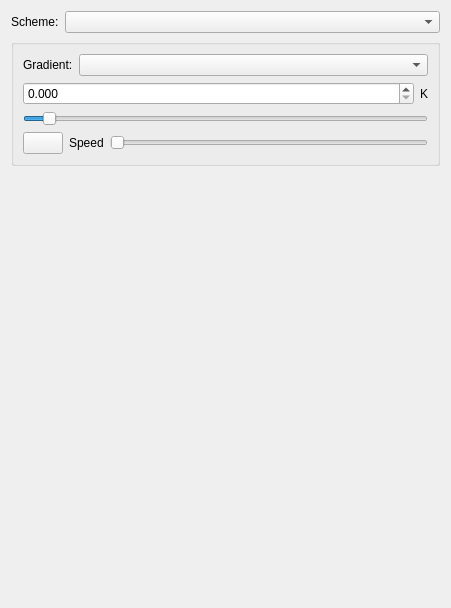
<?xml version="1.0" encoding="UTF-8"?>
<ui version="4.0">
 <class>gradientWidget</class>
 <widget class="QWidget" name="gradientWidget">
  <property name="geometry">
   <rect>
    <x>0</x>
    <y>0</y>
    <width>451</width>
    <height>608</height>
   </rect>
  </property>
  <layout class="QVBoxLayout" name="verticalLayout">
   <item>
    <layout class="QHBoxLayout" name="horizontalLayout_2">
     <property name="sizeConstraint">
      <enum>QLayout::SetDefaultConstraint</enum>
     </property>
     <item>
      <widget class="QLabel" name="label_2">
       <property name="text">
        <string>Scheme:</string>
       </property>
      </widget>
     </item>
     <item>
      <widget class="QComboBox" name="scheme_combo">
       <property name="sizePolicy">
        <sizepolicy hsizetype="Expanding" vsizetype="Fixed">
         <horstretch>0</horstretch>
         <verstretch>0</verstretch>
        </sizepolicy>
       </property>
      </widget>
     </item>
    </layout>
   </item>
   <item>
    <widget class="QGroupBox" name="groupBox">
     <property name="sizePolicy">
      <sizepolicy hsizetype="Preferred" vsizetype="Minimum">
       <horstretch>0</horstretch>
       <verstretch>0</verstretch>
      </sizepolicy>
     </property>
     <property name="title">
      <string/>
     </property>
     <property name="checkable">
      <bool>false</bool>
     </property>
     <layout class="QVBoxLayout" name="verticalLayout_3">
      <item>
       <layout class="QHBoxLayout" name="horizontalLayout_3">
        <item>
         <widget class="QLabel" name="label_3">
          <property name="text">
           <string>Gradient:</string>
          </property>
         </widget>
        </item>
        <item>
         <widget class="QComboBox" name="gradient_combo">
          <property name="sizePolicy">
           <sizepolicy hsizetype="Expanding" vsizetype="Fixed">
            <horstretch>0</horstretch>
            <verstretch>0</verstretch>
           </sizepolicy>
          </property>
         </widget>
        </item>
       </layout>
      </item>
      <item>
       <layout class="QHBoxLayout" name="horizontalLayout">
        <item>
         <widget class="QDoubleSpinBox" name="gradient_spinbox">
          <property name="decimals">
           <number>3</number>
          </property>
         </widget>
        </item>
        <item>
         <widget class="QLabel" name="lblUnit">
          <property name="sizePolicy">
           <sizepolicy hsizetype="Maximum" vsizetype="Preferred">
            <horstretch>0</horstretch>
            <verstretch>0</verstretch>
           </sizepolicy>
          </property>
          <property name="text">
           <string>K</string>
          </property>
         </widget>
        </item>
       </layout>
      </item>
      <item>
       <widget class="QSlider" name="gradient_slider">
        <property name="toolTip">
         <string>Slide to change current temperature</string>
        </property>
        <property name="minimum">
         <number>0</number>
        </property>
        <property name="maximum">
         <number>6000</number>
        </property>
        <property name="value">
         <number>295</number>
        </property>
        <property name="orientation">
         <enum>Qt::Horizontal</enum>
        </property>
        <property name="tickInterval">
         <number>500</number>
        </property>
       </widget>
      </item>
      <item>
       <layout class="QHBoxLayout" name="_2">
        <item>
         <widget class="QPushButton" name="Play">
          <property name="toolTip">
           <string>Click to Play / Pause the increase in temperature.</string>
          </property>
          <property name="text">
           <string/>
          </property>
         </widget>
        </item>
        <item>
         <widget class="QLabel" name="label">
          <property name="text">
           <string>Speed</string>
          </property>
         </widget>
        </item>
        <item>
         <widget class="QSlider" name="Speed">
          <property name="toolTip">
           <string>Slide to change the speed of increase in temperature.</string>
          </property>
          <property name="minimum">
           <number>5</number>
          </property>
          <property name="maximum">
           <number>25</number>
          </property>
          <property name="orientation">
           <enum>Qt::Horizontal</enum>
          </property>
         </widget>
        </item>
       </layout>
      </item>
     </layout>
    </widget>
   </item>
   <item>
    <widget class="QLabel" name="text">
     <property name="sizePolicy">
      <sizepolicy hsizetype="Expanding" vsizetype="Expanding">
       <horstretch>0</horstretch>
       <verstretch>0</verstretch>
      </sizepolicy>
     </property>
     <property name="text">
      <string/>
     </property>
     <property name="textFormat">
      <enum>Qt::PlainText</enum>
     </property>
     <property name="alignment">
      <set>Qt::AlignTop</set>
     </property>
     <property name="wordWrap">
      <bool>true</bool>
     </property>
    </widget>
   </item>
  </layout>
 </widget>
 <resources/>
 <connections/>
</ui>
